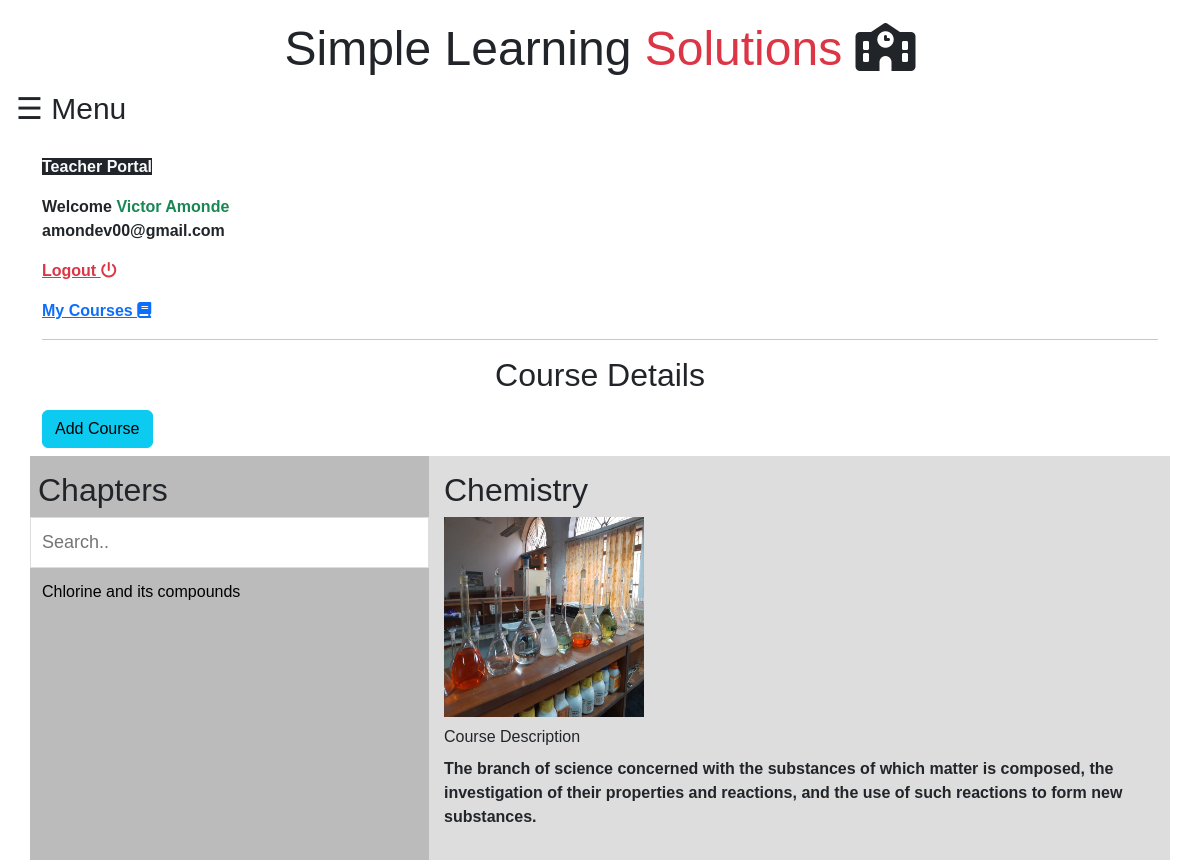
Page /cms/open/chemistry/ (signed in) on the committed database.
### cms/models.py (models this page shows)
class teacher(models.Model):
    name = models.CharField(max_length=250)
    email = models.EmailField(max_length=250,unique=True)
    password = models.CharField(max_length=250)

class course(models.Model):
    cname = models.CharField(max_length=400)
    user = models.ForeignKey(teacher,on_delete=models.CASCADE)
    slug = AutoSlugField(populate_from='cname',max_length=250,unique=True,null=True,default=None)
    disp = models.TextField(default=False)
    dateof  = models.DateTimeField(auto_now_add=True)
    cimg = models.ImageField(upload_to='courseimg/' ,default=False)

class chapter(models.Model):
    course = models.ForeignKey(course,on_delete=models.CASCADE,related_name='course')
    user = models.ForeignKey(teacher, on_delete=models.CASCADE,related_name='user')
    title = models.CharField(max_length=250)
    slug = AutoSlugField(populate_from='title',unique=True)
    disp = models.TextField()
    chimg = models.ImageField(upload_to='chaptersimg/',default=False)
    chfiles = models.FileField(upload_to='chfiles/',default=False)
    chnumber = models.IntegerField()
    dateof  = models.DateTimeField(auto_now_add=True)

### cms/views.py (the view)
# urls.py: path('open/<slug:book>/',views.openCourse.as_view(),name='opencourse'),
class openCourse(View):
    def get(self, request,book):
        if 'email' in request.session:
            if 'name' in request.session:
                name = request.session['name']
                email = request.session['email']
                isexist = teacher.objects.filter(Q(email=email) & Q(name=name)).exists()
                if isexist:
                    courses = course.objects.filter(Q(slug=book) & Q(user= teacher.objects.get(email=email)))
                    if courses.exists():
                        chpaters = chapter.objects.filter( Q(user = teacher.objects.get(email= request.session['email'])) & Q(course = course.objects.get(slug=book)))
                        return render(request, 'cms/course.html',{
                            'name' :name,'email' :email,'course':courses,'chapters':chpaters,'ch':True,'subjectslug':book
                        })
                    else:
                        return HttpResponse('invalid request')
                else:
                    return render(request,'cms/login.html')
            else:
                return render(request,'cms/login.html')
        else:
            return render(request,'cms/login.html')

### cms/templates/cms/course.html (shortened to what this page needs)
{% extends 'core/base.html' %}
{% load static %}
{% block content %}
{% include 'core/navbar.html' %}
<div class="container mt-2">
    <p><b class="text-center bg-dark text-light">Teacher Portal</b></p>
    <p class="text-dark mt-2"><b>Welcome <span class="text-success">{{name | capfirst  }}</span> <br>{{email}} </b>  </p>
    <p><b class="text-danger"><a href="{% url 'logoutcms' %}" class="text-danger">Logout <i class="fa-solid fa-power-off"></i></a>  </b></p>
    <p><b class="text-danger"><a href="{% url 'home' %}" class="text-primary">My Courses <i class="fas fa-book"></i></a>  </b></p>
    <hr>
</div>
<div class="container mt-2">
   {% if course %}
   {% for i in course %}
    <h2 class='text-center'>Course Details</h2>
    <a href="{% url 'addchapter' book=i.slug %}" class="btn btn-info mt-2">Add Course</a>
    <div class="row mt-2">
      <div class="left" style="background-color:#bbb;">
        <h2 >Chapters   </h2>
        <input type="text" id="mySearch" onkeyup="myFunction()" placeholder="Search.." title="Type in a category">
        <ul id="myMenu">
          {% if chapters %}
          {% for i in chapters %}
          <li><a href="{% url 'openchapter' book=subjectslug chapterslug=i.slug  %}">{{i.title | capfirst }}</a></li>
          {% endfor %}
          {% else %}
          <li><a href="#">No chapters found</a></li>
          {% endif %}
        </ul>
      </div>
      <div class="right" style="background-color:#ddd;">
        {% if ch %}
        <h2>{{i.cname | capfirst }}</h2>
        {% if i.cimg == 'False' %}
            <img src="{% static 'cms/img/book.jpeg' %}" alt="default image" class="img-fluid" style='width:200px; height:200px; ' title="this is the default image">
                    {% else %}
            <img src="{{ i.cimg.url }}" alt="course image" class="img-fluid" style='width:200px; height:200px; '>
                    {% endif %}
        <div class="mt-2">Course Description</div>
                    {% if i.disp == '' %}
    <p class='mt-2'><b>No Description</b></p>
    {% else %}
    <p  class='mt-2'><b>{{i.disp | capfirst }}</b></p>
    {% endif %}
      </div>
        {% endif %}
    </div>
   {% endfor %}
   {% else %}
   <h3 class="text-center">Something went wrong !!!</h3>
   {% endif %}
</div>
{% endblock content %}

### core/templates/core/navbar.html (style rules this page uses)
body { font-family: "Lato", sans-serif; }

### cms/templates/cms/course.html (style rules this page uses)
body { font-family: Arial, Helvetica, sans-serif; }
* { box-sizing: border-box; }
.row { display: flex; }
.left { flex: 35%; padding: 15px 0; }
.left h2 { padding-left: 8px; }
.right { flex: 65%; padding: 15px; }
#mySearch { width: 100%; font-size: 18px; padding: 11px; border: 1px solid #ddd; }
#myMenu { list-style-type: none; padding: 0; margin: 0; }
#myMenu li a { padding: 12px; text-decoration: none; color: black; display: block }

### rows in the picture
teacher: name "Victor Amonde", email "amondev00@gmail.com"
course: cname "Chemistry", cimg (picture), disp "The branch of science concerned with the substances of which matter is composed, the investigation of their properties and reactions, and the use of such reactions to form new substances."
chapter: title "Chlorine and its compounds"
